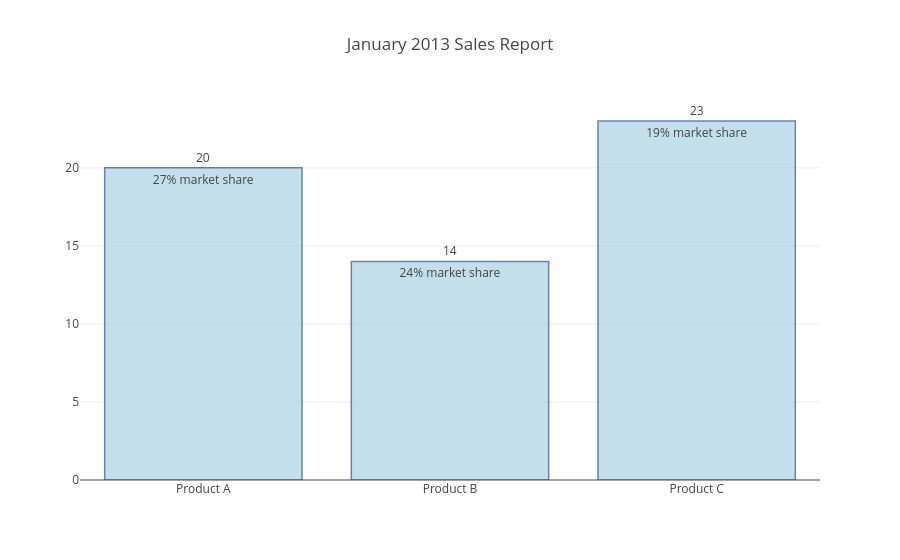

Source (notebook cell):
### Markdown cell above
## Bar Chart with Direct Labels

### Code cell
val xValue = Seq("Product A", "Product B", "Product C")

val yValue = Seq(20, 14, 23)

val trace1 = Bar(xValue, yValue)
  .withText(Seq("27% market share", "24% market share", "19% market share"))
  .withMarker(
    Marker()
      .withColor(Color.RGB(158, 202, 225))
      .withOpacity(0.6)
      .withLine(
        Line()
          .withColor(Color.RGB(8, 48, 107))
          .withWidth(1.5)
      )
  )

val data = Seq(trace1)

val annotations = xValue.zip(yValue).map {
  case (x, y) =>
    Annotation()
      .withX(x)
      .withY(y)
      .withText(y.toString)
      .withXanchor(Anchor.Center)
      .withYanchor(Anchor.Bottom)
      .withShowarrow(false)
}

val layout = Layout()
  .withTitle("January 2013 Sales Report")
  .withAnnotations(annotations)

plot(data, layout)

### Figure 1 — Plotly figure (JSON) as saved in the notebook; plotly's stock layout.template omitted (floating-point values rounded to 4 significant figures)
{"data": [{"marker": {"color": "rgb(158, 202, 225)", "line": {"color": "rgb(8, 48, 107)", "width": 1.5}, "opacity": 0.6}, "text": ["27% market share", "24% market share", "19% market share"], "type": "bar", "x": ["Product A", "Product B", "Product C"], "y": [20.0, 14.0, 23.0]}], "layout": {"annotations": [{"showarrow": false, "text": "20", "x": "Product A", "xanchor": "center", "y": 20.0, "yanchor": "bottom"}, {"showarrow": false, "text": "14", "x": "Product B", "xanchor": "center", "y": 14.0, "yanchor": "bottom"}, {"showarrow": false, "text": "23", "x": "Product C", "xanchor": "center", "y": 23.0, "yanchor": "bottom"}], "title": "January 2013 Sales Report"}}
